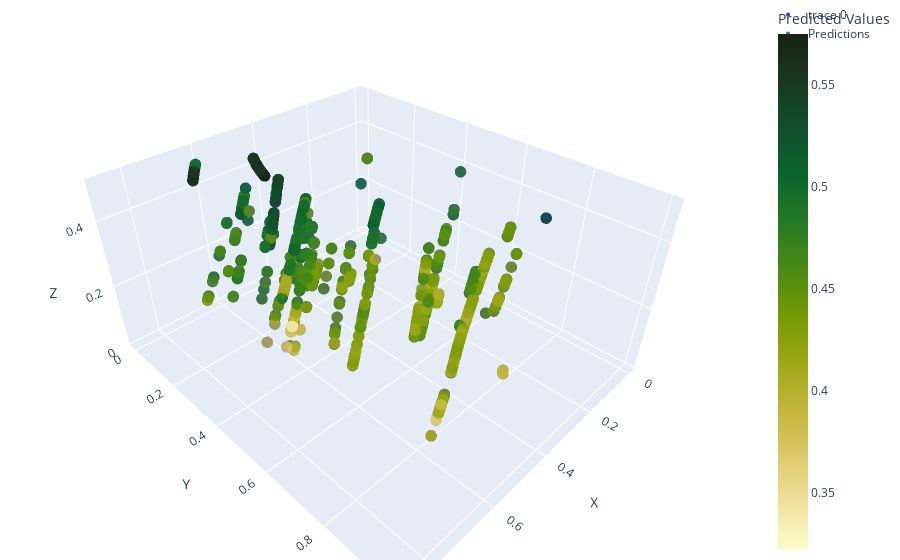

The code cell stored with this chart in its notebook:
### Code cell
import plotly.graph_objects as go


# Extract relevant rows from deposit_data for the test set
test_data_xyz = deposit_data.loc[idx_test, ['X', 'Y', 'Z']].values

# Create 3D scatter plot
fig = go.Figure(data=[go.Scatter3d(
    x=test_data_xyz[:, 0],  # X coordinates
    y=test_data_xyz[:, 1],  # Y coordinates
    z=test_data_xyz[:, 2],  # Z coordinates
    mode='markers',
    marker=dict(
        size=4,
        color='blue',  # Color of markers
        opacity=0.8
    )
)])

# Add test predictions
fig.add_trace(go.Scatter3d(
    x=test_data_xyz[:, 0],
    y=test_data_xyz[:, 1],
    z=test_data_xyz[:, 2],
    mode='markers',
    marker=dict(
        size=4,
        color=test_predictions_rk.ravel(),  # Color based on predictions
        colorscale='speed',    # Color scale
        opacity=0.8,
        colorbar=dict(title='Predicted Values')
    ),
    name='Predictions'
))

# Update layout
fig.update_layout(scene=dict(
    xaxis_title='X',
    yaxis_title='Y',
    zaxis_title='Z'),
    title='Test Predictions in 3D',
    margin=dict(l=0, r=0, b=0, t=0)
)

# Show plot
fig.show()

### Figure 1 — Plotly figure (JSON) as saved in the notebook; plotly's stock layout.template omitted (floating-point values rounded to 4 significant figures; data arrays with more than 128 entries replaced by an {"elided": "..."} marker saying what was removed)
{"data": [{"marker": {"color": "blue", "opacity": 0.8, "size": 4}, "mode": "markers", "type": "scatter3d", "x": {"elided": "786 float values"}, "y": {"elided": "786 float values"}, "z": {"elided": "786 float values"}}, {"marker": {"color": {"elided": "786 float values"}, "colorbar": {"title": {"text": "Predicted Values"}}, "colorscale": [[0, "rgb(254, 252, 205)"], [0.09091, "rgb(239, 225, 156)"], [0.1818, "rgb(221, 201, 106)"], [0.2727, "rgb(194, 182, 59)"], [0.3636, "rgb(157, 167, 21)"], [0.4545, "rgb(116, 153, 5)"], [0.5455, "rgb(75, 138, 20)"], [0.6364, "rgb(35, 121, 36)"], [0.7273, "rgb(11, 100, 44)"], [0.8182, "rgb(18, 78, 43)"], [0.9091, "rgb(25, 56, 34)"], [1, "rgb(23, 35, 18)"]], "opacity": 0.8, "size": 4}, "mode": "markers", "name": "Predictions", "type": "scatter3d", "x": {"elided": "786 float values"}, "y": {"elided": "786 float values"}, "z": {"elided": "786 float values"}}], "layout": {"margin": {"b": 0, "l": 0, "r": 0, "t": 0}, "scene": {"xaxis": {"title": {"text": "X"}}, "yaxis": {"title": {"text": "Y"}}, "zaxis": {"title": {"text": "Z"}}}, "title": {"text": "Test Predictions in 3D"}}}
